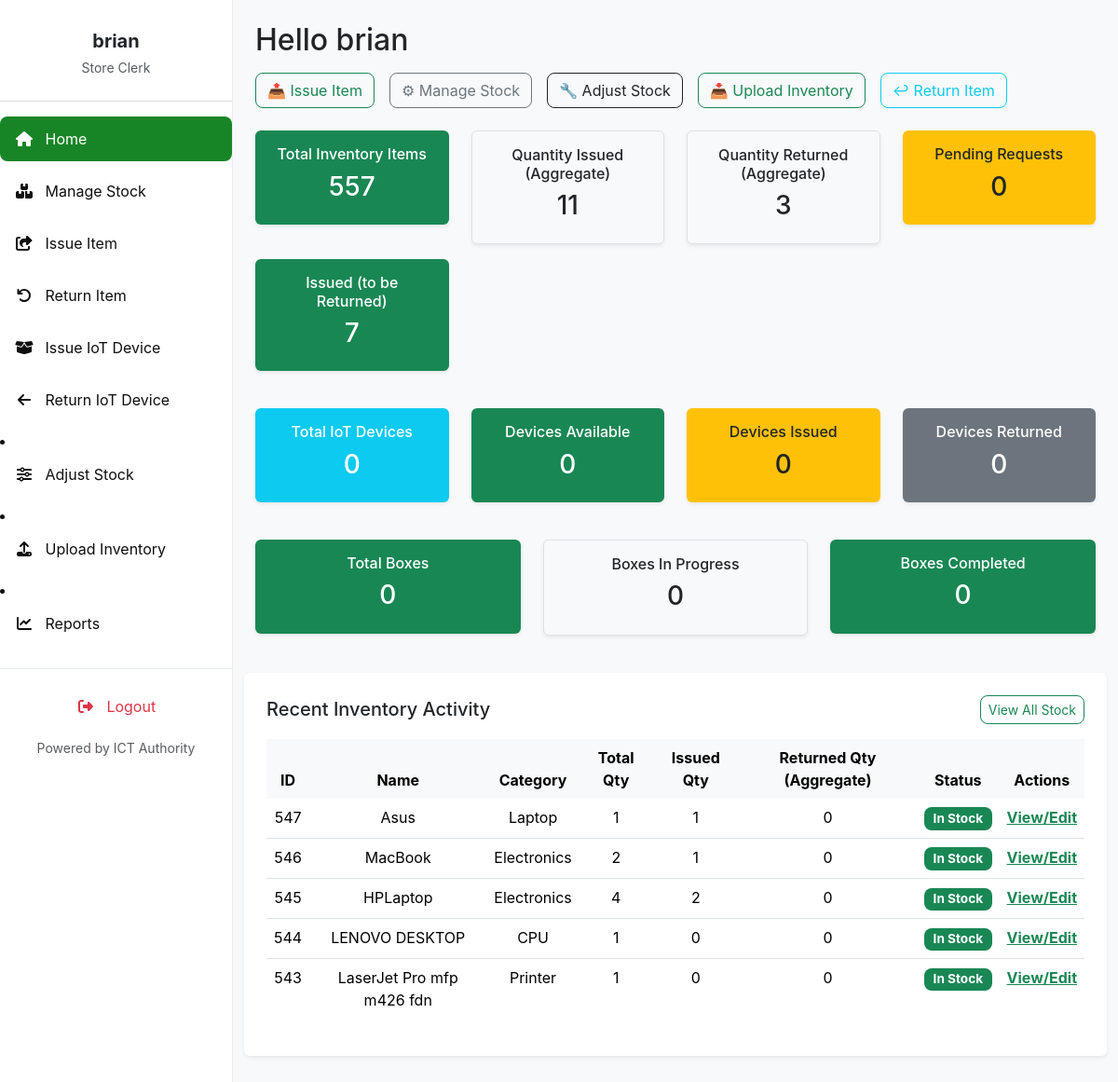
Screenshot of /store_clerk_dashboard/ (signed in) with the database file from the repository.
### invent/models.py (models this page shows, shortened)
class InventoryItem(models.Model):
    STATUS_CHOICES = [
        ('Pending', 'Pending'),
        ('In Stock', 'In Stock'),
        ('Issued', 'Issued'),
        ('Returned', 'Returned'),
        ('Low Stock', 'Low Stock'),
        ('Out of Stock', 'Out of Stock'),
    ]
    CONDITION_CHOICES = [
        ("Serviceable", "Serviceable"),
        ("Not Serviceable", "Not Serviceable"),
        ("Not working", "Not working"),
        ("Good", "Good"),
        ("Fair", "Fair"),
        ("Poor", "Poor"),
    ]
    name = models.CharField(
        max_length=255, help_text="e.g., Dell Optiplex 7010 (from Asset Description)")
    serial_number = models.CharField(
        max_length=255, unique=True, blank=True, null=True,
        help_text="Unique serial number of the asset (from Serial Number in CSV)"
    )
    category = models.CharField(
        max_length=100, blank=True,
        help_text="e.g., Printer, CPU, Monitor (from Asset Category-Minor)"
    )
    condition = models.CharField(
        max_length=20, choices=CONDITION_CHOICES, default="Serviceable",
        help_text="Current condition of the asset (from Condition in CSV)"
    )
    status = models.CharField(
        max_length=20, choices=STATUS_CHOICES, default='In Stock')
    expiration_date = models.DateField(null=True, blank=True)
    quantity_total = models.PositiveIntegerField(default=0)
    quantity_issued = models.PositiveIntegerField(default=0)
    quantity_returned = models.PositiveIntegerField(default=0)
    created_by = models.ForeignKey(
        User, on_delete=models.SET_NULL, null=True, blank=True, related_name='inventory_created_by')
    created_at = models.DateTimeField(auto_now_add=True)
    updated_at = models.DateTimeField(auto_now=True)
    def is_expired(self):
        return self.expiration_date and self.expiration_date < timezone.now().date()

### invent/views.py (the view)
# urls.py: path('store_clerk_dashboard/', views.store_clerk_dashboard,
@login_required
@permission_required('invent.view_inventoryitem', raise_exception=True)
def store_clerk_dashboard(request):
    inventory_items = InventoryItem.objects.all()
    total_inventory_items = inventory_items.aggregate(
        total_sum=Sum('quantity_total'))['total_sum'] or 0
    items_issued = inventory_items.aggregate(
        total_issued=Sum('quantity_issued'))['total_issued'] or 0
    items_returned = inventory_items.aggregate(
        total_returned=Sum('quantity_returned'))['total_returned'] or 0
    items_for_dashboard = inventory_items.order_by('-created_at')[:5]
    pending_requests_count = ItemRequest.objects.filter(
        status='Pending').count()
    issued_but_not_fully_returned_count = ItemRequest.objects.filter(
        status='Issued'
    ).exclude(
        quantity__lte=F('returned_quantity')
    ).count()
    total_devices = Device.objects.count()
    devices_available = Device.objects.filter(status='available').count()
    devices_issued = Device.objects.filter(status='issued').count()
    devices_returned = Device.objects.filter(status='returned').count()
    total_boxes = Box.objects.count()
    boxes_in_progress = Box.objects.filter(status='in_progress').count()
    boxes_completed = Box.objects.filter(status='completed').count()
    context = {
        'total_items': total_inventory_items,
        'items_issued': items_issued,
        'items_returned': items_returned,
        'items': items_for_dashboard,
        'pending_requests_count': pending_requests_count,
        'issued_but_not_fully_returned_count': issued_but_not_fully_returned_count,
        "total_devices": total_devices,
        "devices_available": devices_available,
        "devices_issued": devices_issued,
        "devices_returned": devices_returned,
        "total_boxes": total_boxes,
        "boxes_in_progress": boxes_in_progress,
        "boxes_completed": boxes_completed,
    }
    return render(request, 'invent/store_clerk_dashboard.html', context)

### invent/templates/invent/store_clerk_dashboard.html (shortened to what this page needs)
{% extends 'invent/base_store_clerk.html' %}
{% load static %}
{% block content %}
    <h2 class="mb-3">Hello {{ user.first_name|default:user.username }}</h2>
    <div class="d-flex flex-wrap gap-3 mb-4">
        <a class="btn btn-outline-primary" href="{% url 'issue_item' %}">📤 Issue Item</a>
        <a class="btn btn-outline-secondary" href="{% url 'manage_stock' %}">⚙ Manage Stock</a>
        <a class="btn btn-outline-dark" href="{% url 'adjust_stock' %}">🔧 Adjust Stock</a>
        <a class="btn btn-outline-success" href="{% url 'upload_inventory' %}">📥 Upload Inventory</a>
        <a class="btn btn-outline-info" href="{% url 'list_issued_requests_for_return' %}">↩ Return Item</a>
    </div>
    <div class="row text-center mb-4">
        <div class="col-sm-6 col-md-3 mb-3">
            <div class="dashboard-card bg-success text-white p-3 rounded shadow-sm">
                <h6>Total Inventory Items</h6>
                <h3>{{ total_items }}</h3>
            </div>
        </div>
        <div class="col-sm-6 col-md-3 mb-3">
            <div class="dashboard-card bg-light border p-3 rounded shadow-sm">
                <h6>Quantity Issued (Aggregate)</h6>
                <h3>{{ items_issued }}</h3>
            </div>
        </div>
        <div class="col-sm-6 col-md-3 mb-3">
            <div class="dashboard-card bg-light border p-3 rounded shadow-sm">
                <h6>Quantity Returned (Aggregate)</h6>
                <h3>{{ items_returned }}</h3>
            </div>
        </div>
        <div class="col-sm-6 col-md-3 mb-3">
            <div class="dashboard-card bg-warning text-dark p-3 rounded shadow-sm">
                <h6>Pending Requests</h6>
                <h3>{{ pending_requests_count }}</h3>
            </div>
        </div>
        <div class="col-sm-6 col-md-3 mb-3">
            <div class="dashboard-card bg-primary text-white p-3 rounded shadow-sm">
                <h6>Issued (to be Returned)</h6>
                <h3>{{ issued_but_not_fully_returned_count }}</h3>
            </div>
        </div>
    </div>
<div class="row text-center mb-4">
    <div class="col-sm-6 col-md-3 mb-3">
        <div class="dashboard-card bg-info text-white p-3 rounded shadow-sm">
            <h6>Total IoT Devices</h6>
            <h3>{{ total_devices }}</h3>
        </div>
    </div>
    <div class="col-sm-6 col-md-3 mb-3">
        <div class="dashboard-card bg-success text-white p-3 rounded shadow-sm">
            <h6>Devices Available</h6>
            <h3>{{ devices_available }}</h3>
        </div>
    </div>
    <div class="col-sm-6 col-md-3 mb-3">
        <div class="dashboard-card bg-warning text-dark p-3 rounded shadow-sm">
            <h6>Devices Issued</h6>
            <h3>{{ devices_issued }}</h3>
        </div>
    </div>
    <div class="col-sm-6 col-md-3 mb-3">
        <div class="dashboard-card bg-secondary text-white p-3 rounded shadow-sm">
            <h6>Devices Returned</h6>
            <h3>{{ devices_returned }}</h3>
        </div>
    </div>
</div>
    <div class="row text-center mb-4">
    <div class="col-sm-6 col-md-4 mb-3">
        <div class="dashboard-card bg-primary text-white p-3 rounded shadow-sm">
            <h6>Total Boxes</h6>
            <h3>{{ total_boxes }}</h3>
        </div>
    </div>
    <div class="col-sm-6 col-md-4 mb-3">
        <div class="dashboard-card bg-light border p-3 rounded shadow-sm">
            <h6>Boxes In Progress</h6>
            <h3>{{ boxes_in_progress }}</h3>
        </div>
    </div>
    <div class="col-sm-6 col-md-4 mb-3">
        <div class="dashboard-card bg-success text-white p-3 rounded shadow-sm">
            <h6>Boxes Completed</h6>
            <h3>{{ boxes_completed }}</h3>
        </div>
    </div>
  </div>
<div class="row text-center mb-4">
  <div class="bg-white p-4 rounded shadow-sm mb-4">
    <div class="d-flex justify-content-between align-items-center mb-3 flex-wrap">
        <h5 class="mb-2 mb-sm-0">Recent Inventory Activity</h5>
        <div class="d-flex gap-2">
            <a href="{% url 'inventory_list' %}" class="btn btn-sm btn-outline-primary">View All Stock</a>
        </div>
    </div>
    <div class="table-responsive">
        <table class="table table-hover">
            <thead class="table-light">
                <tr>
                    <th>ID</th>
                    <th>Name</th>
                    <th>Category</th>
                    <th>Total Qty</th>
                    <th>Issued Qty</th>
                    <th>Returned Qty (Aggregate)</th>
                    <th>Status</th>
                    <th>Actions</th>
                </tr>
            </thead>
            <tbody>
                {% for item in items %}
                <tr>
                    <td>{{ item.id }}</td>
                    <td>{{ item.name }}</td>
                    <td>{{ item.category|default:"N/A" }}</td>
                    <td>{{ item.quantity_total }}</td>
                    <td>{{ item.quantity_issued }}</td>
                    <td>{{ item.quantity_returned }}</td>
                    <td>
                        <span class="badge
                            {% if item.status == 'Approved' or item.status == 'In Stock' %}bg-success
                            {% elif item.status == 'Pending' %}bg-info
                            {% elif item.status == 'Issued' %}bg-primary
                            {% elif item.status == 'Returned' %}bg-secondary
                            {% elif item.is_expired %}bg-dark text-white
                            {% elif item.quantity_remaining <= 5 and item.quantity_remaining > 0 %}bg-warning text-dark
                            {% elif item.quantity_remaining <= 0 %}bg-danger
                            {% else %}bg-info{% endif %}">
                            {{ item.status }}{% if item.is_expired %} (Expired){% endif %}
                        </span>
                    </td>
                    <td><a href="{% url 'edit_item' item.id %}" class="text-success fw-bold">View/Edit</a></td>
                </tr>
                {% empty %}
                <tr><td colspan="8" class="text-center text-muted">No recent inventory items found.</td></tr>
                {% endfor %}
            </tbody>
        </table>
    </div>
</div>
{% endblock %}

### invent/templates/invent/base_store_clerk.html (shortened to what this page needs)
<!DOCTYPE html>
<html lang="en">
<head>
    <link href="https://cdn.jsdelivr.net/npm/bootstrap@5.3.3/dist/css/bootstrap.min.css" rel="stylesheet">
    <link href="https://cdnjs.cloudflare.com/ajax/libs/font-awesome/6.4.0/css/all.min.css" rel="stylesheet">
    <link href="https://cdn.jsdelivr.net/npm/select2@4.1.0-rc.0/dist/css/select2.min.css" rel="stylesheet" />
    <link href="https://cdn.jsdelivr.net/npm/select2-bootstrap-5-theme@1.3.0/dist/select2-bootstrap-5-theme.min.css" rel="stylesheet" />
</head>
<body>
    <nav id="sidebarMenu" class="sidebar-wrapper collapse d-md-block">
        <div class="sidebar-content">
            <div class="text-center mb-4 pt-3">
                <h5 class="fw-bold mb-1 text-dark">{{ user.first_name|default:user.username }}</h5>
                <small class="text-muted">Store Clerk</small>
            </div>
            <hr class="border-secondary opacity-25" />
            <ul class="nav flex-column">
                <li class="nav-item mb-2">
                    <a class="nav-link {% if request.resolver_match.url_name == 'store_clerk_dashboard' %}active{% endif %}" href="{% url 'store_clerk_dashboard' %}">
                       <i class="fas fa-fw fa-home me-2"></i> Home
                    </a>
                </li>
                <li class="nav-item mb-2">
                    <a class="nav-link {% if request.resolver_match.url_name == 'manage_stock' %}active{% endif %}" href="{% url 'manage_stock' %}">
                        <i class="fas fa-fw fa-boxes me-2"></i> Manage Stock
                    </a>
                </li>
                <li class="nav-item mb-2">
                    <a class="nav-link {% if request.resolver_match.url_name == 'issue_item' %}active{% endif %}" href="{% url 'issue_item' %}">
                        <i class="fas fa-fw fa-share-square me-2"></i> Issue Item
                    </a>
                </li>
                <li class="nav-item mb-2">
                    <a class="nav-link {% if request.resolver_match.url_name == 'list_issued_requests_for_return' %}active{% endif %}" href="{% url 'list_issued_requests_for_return' %}">
                        <i class="fas fa-fw fa-undo me-2"></i> Return Item
                    </a>
                </li>
                <li class="nav-item mb-2">
                    <a class="nav-link {% if request.resolver_match.url_name == 'issue_device' %}active{% endif %}" href="{% url 'issue_device' %}">
                        <i class="fas fa-fw fa-box-open me-2"></i> Issue IoT Device
                    </a>
                </li>
                <li class="nav-item mb-2">
                    <a class="nav-link {% if request.resolver_match.url_name == 'return_device' %}active{% endif %}" href="{% url 'return_device' %}">
                        <i class="fas fa-fw fa-arrow-left me-2"></i> Return IoT Device
                    </a>
                </li>
            </ul>
                <li class="nav-item mb-2">
                    <a class="nav-link {% if request.resolver_match.url_name == 'adjust_stock' %}active{% endif %}" href="{% url 'adjust_stock' %}">
                        <i class="fas fa-fw fa-sliders-h me-2"></i> Adjust Stock
                    </a>
                </li>
                <li class="nav-item mb-2">
                    <a class="nav-link {% if request.resolver_match.url_name == 'upload_inventory' %}active{% endif %}" href="{% url 'upload_inventory' %}">
                        <i class="fas fa-fw fa-upload me-2"></i> Upload Inventory
                    </a>
                </li>
                <li class="nav-item mb-2">
                    <a class="nav-link {% if request.resolver_match.url_name == 'reports' %}active{% endif %}" href="{% url 'reports' %}">
                        <i class="fas fa-fw fa-chart-line me-2"></i> Reports
                    </a>
                </li>
        </div>
        <div class="sidebar-bottom">
            <ul class="nav flex-column mb-2">
                <li class="nav-item">
                    <a class="nav-link text-danger logout-link" href="{% url 'logout' %}">
                        <i class="fas fa-fw fa-right-from-bracket me-2"></i> Logout
                    </a>
                </li>
            </ul>
            <small class="text-muted">Powered by ICT Authority</small>
        </div>
    </nav>
    <main class="main-content">
        {% block content %}{% endblock %}
    </main>
</body>
</html>

### rows the page displays
InventoryItem: id "547", name "Asus", category "Laptop", quantity_total "1", quantity_issued "1", quantity_returned "0", status "In Stock"
InventoryItem: id "546", name "MacBook", category "Electronics", quantity_total "2", quantity_issued "1", quantity_returned "0", status "In Stock"
InventoryItem: id "545", name "HPLaptop", category "Electronics", quantity_total "4", quantity_issued "2", quantity_returned "0", status "In Stock"
InventoryItem: id "544", name "LENOVO DESKTOP", category "CPU", quantity_total "1", quantity_issued "0", quantity_returned "0", status "In Stock"
InventoryItem: id "543", name "LaserJet Pro mfp m426 fdn", category "Printer", quantity_total "1", quantity_issued "0", quantity_returned "0", status "In Stock"

### other values shown
{{ user.first_name|default:user.username }} "brian"
{{ total_items }} "557"
{{ items_issued }} "11"
{{ items_returned }} "3"
{{ pending_requests_count }} "0"
{{ issued_but_not_fully_returned_count }} "7"
{{ total_devices }} "0"
{{ devices_available }} "0"
{{ devices_issued }} "0"
{{ devices_returned }} "0"
{{ total_boxes }} "0"
{{ boxes_in_progress }} "0"
{{ boxes_completed }} "0"
